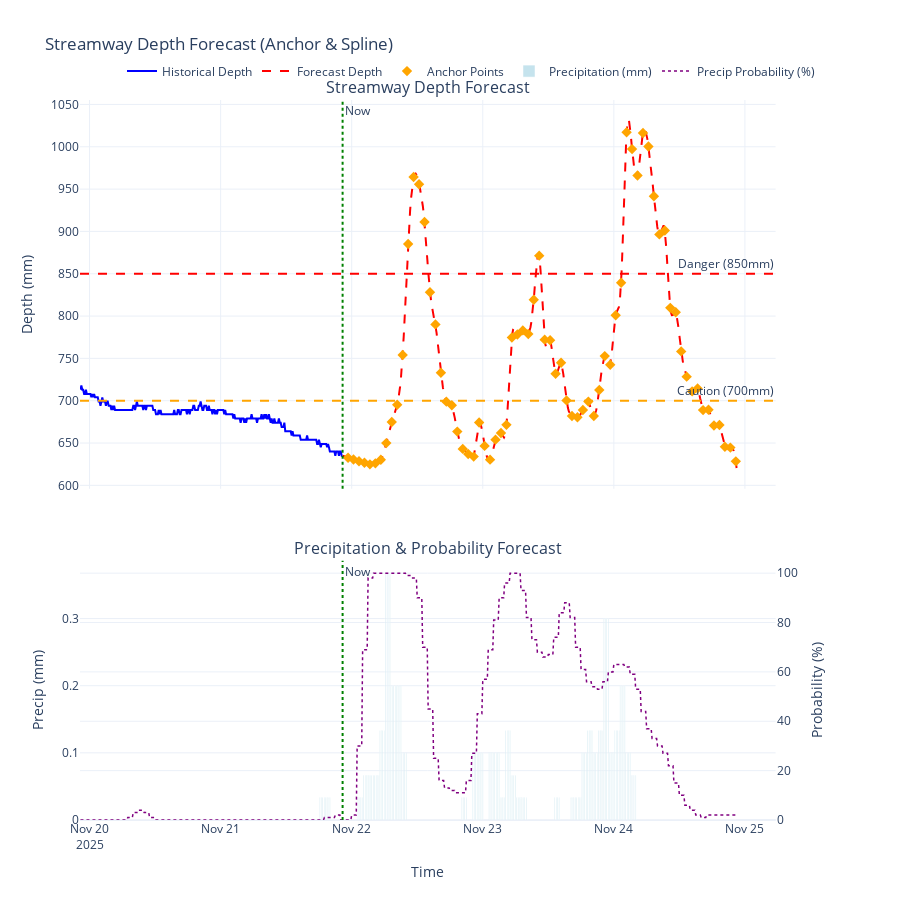

Write notebook code for a chart like this one.
### Code cell
# --- VISUALIZE FORECAST WITH PRECIPITATION & PROBABILITY ---
from plotly.subplots import make_subplots

if not df_forecast.empty:
    # Create subplots: Top for Stream Depth, Bottom for Precipitation (with dual axis)
    fig = make_subplots(
        rows=2, cols=1, 
        shared_xaxes=True, 
        vertical_spacing=0.1,
        subplot_titles=("Streamway Depth Forecast", "Precipitation & Probability Forecast"),
        row_heights=[0.6, 0.4],
        specs=[[{"secondary_y": False}], [{"secondary_y": True}]]
    )
    
    # --- TOP PLOT: STREAM DEPTH ---
    
    # Historical data (last 2 days)
    history_start = start_time - pd.Timedelta(days=2)
    hist_data = df_streamway.loc[history_start:start_time]
    
    fig.add_trace(go.Scatter(
        x=hist_data.index,
        y=hist_data['streamway_depth_mm'],
        name='Historical Depth',
        line=dict(color='blue', width=2)
    ), row=1, col=1)
    
    # Forecast
    fig.add_trace(go.Scatter(
        x=df_forecast.index,
        y=df_forecast['predicted_depth'],
        name='Forecast Depth',
        line=dict(color='red', width=2, dash='dash')
    ), row=1, col=1)
    
    # Anchor points
    if len(anchor_times) > 0:
        fig.add_trace(go.Scatter(
            x=anchor_times,
            y=anchor_predictions,
            name='Anchor Points',
            mode='markers',
            marker=dict(color='orange', size=8, symbol='diamond')
        ), row=1, col=1)
    
    # Danger thresholds
    fig.add_hline(y=700, line_dash="dash", line_color="orange", annotation_text="Caution (700mm)", row=1, col=1)
    fig.add_hline(y=850, line_dash="dash", line_color="red", annotation_text="Danger (850mm)", row=1, col=1)
    
    # --- BOTTOM PLOT: PRECIPITATION & PROBABILITY ---
    
    # Get data for the same range (History + Forecast)
    forecast_end = df_forecast.index.max()
    weather_data = df_merged.loc[history_start:forecast_end]
    
    # 1. Precipitation Amount (Bars) - Primary Y
    fig.add_trace(go.Bar(
        x=weather_data.index,
        y=weather_data['precip_15min'],
        name='Precipitation (mm)',
        marker_color='lightblue',
        opacity=0.7
    ), row=2, col=1, secondary_y=False)
    
    # 2. Precipitation Probability (Line) - Secondary Y
    # Note: 'precip_prob' might be hourly, so we might see steps. 
    # If it's already ffilled in df_merged, it's fine.
    if 'precip_prob' in weather_data.columns:
        fig.add_trace(go.Scatter(
            x=weather_data.index,
            y=weather_data['precip_prob'],
            name='Precip Probability (%)',
            line=dict(color='purple', width=1.5, dash='dot'),
            mode='lines'
        ), row=2, col=1, secondary_y=True)
    
    # Add vertical line at "now" to BOTH plots
    fig.add_vline(
        x=start_time.timestamp() * 1000,
        line_dash="dot",
        line_color="green",
        annotation_text="Now"
    )
    
    # Layout
    fig.update_layout(
        title='Streamway Depth Forecast (Anchor & Spline)',
        template='plotly_white',
        height=900,
        hovermode='x unified',
        showlegend=True,
        legend=dict(orientation="h", yanchor="bottom", y=1.02, xanchor="right", x=1)
    )
    
    # Axis labels
    fig.update_yaxes(title_text="Depth (mm)", row=1, col=1)
    fig.update_yaxes(title_text="Precip (mm)", row=2, col=1, secondary_y=False)
    fig.update_yaxes(title_text="Probability (%)", row=2, col=1, secondary_y=True, range=[0, 105])
    fig.update_xaxes(title_text="Time", row=2, col=1)
    
    fig.show()
    
    print(f"\nForecast range: {df_forecast.index.min()} to {df_forecast.index.max()}")
else:
    print("No forecast data to visualize")

### Figure 1 — Plotly figure (JSON) as saved in the notebook; plotly's stock layout.template omitted (floating-point values rounded to 4 significant figures; data arrays with more than 128 entries replaced by an {"elided": "..."} marker saying what was removed)
{"data": [{"line": {"color": "blue", "width": 2}, "name": "Historical Depth", "type": "scatter", "x": {"elided": "289 str values"}, "xaxis": "x", "y": {"elided": "289 float values"}, "yaxis": "y"}, {"line": {"color": "red", "dash": "dash", "width": 2}, "name": "Forecast Depth", "type": "scatter", "x": {"elided": "433 str values"}, "xaxis": "x", "y": {"elided": "433 float values"}, "yaxis": "y"}, {"marker": {"color": "orange", "size": 8, "symbol": "diamond"}, "mode": "markers", "name": "Anchor Points", "type": "scatter", "x": ["2025-11-21T23:20:00", "2025-11-22T00:20:00", "2025-11-22T01:20:00", "2025-11-22T02:20:00", "2025-11-22T03:20:00", "2025-11-22T04:20:00", "2025-11-22T05:20:00", "2025-11-22T06:20:00", "2025-11-22T07:20:00", "2025-11-22T08:20:00", "2025-11-22T09:20:00", "2025-11-22T10:20:00", "2025-11-22T11:20:00", "2025-11-22T12:20:00", "2025-11-22T13:20:00", "2025-11-22T14:20:00", "2025-11-22T15:20:00", "2025-11-22T16:20:00", "2025-11-22T17:20:00", "2025-11-22T18:20:00", "2025-11-22T19:20:00", "2025-11-22T20:20:00", "2025-11-22T21:20:00", "2025-11-22T22:20:00", "2025-11-22T23:20:00", "2025-11-23T00:20:00", "2025-11-23T01:20:00", "2025-11-23T02:20:00", "2025-11-23T03:20:00", "2025-11-23T04:20:00", "2025-11-23T05:20:00", "2025-11-23T06:20:00", "2025-11-23T07:20:00", "2025-11-23T08:20:00", "2025-11-23T09:20:00", "2025-11-23T10:20:00", "2025-11-23T11:20:00", "2025-11-23T12:20:00", "2025-11-23T13:20:00", "2025-11-23T14:20:00", "2025-11-23T15:20:00", "2025-11-23T16:20:00", "2025-11-23T17:20:00", "2025-11-23T18:20:00", "2025-11-23T19:20:00", "2025-11-23T20:20:00", "2025-11-23T21:20:00", "2025-11-23T22:20:00", "2025-11-23T23:20:00", "2025-11-24T00:20:00", "2025-11-24T01:20:00", "2025-11-24T02:20:00", "2025-11-24T03:20:00", "2025-11-24T04:20:00", "2025-11-24T05:20:00", "2025-11-24T06:20:00", "2025-11-24T07:20:00", "2025-11-24T08:20:00", "2025-11-24T09:20:00", "2025-11-24T10:20:00", "2025-11-24T11:20:00", "2025-11-24T12:20:00", "2025-11-24T13:20:00", "2025-11-24T14:20:00", "2025-11-24T15:20:00", "2025-11-24T16:20:00", "2025-11-24T17:20:00", "2025-11-24T18:20:00", "2025-11-24T19:20:00", "2025-11-24T20:20:00", "2025-11-24T21:20:00", "2025-11-24T22:20:00"], "xaxis": "x", "y": [632.7, 630.5, 628.6, 626.7, 624.8, 626.0, 630.2, 649.9, 674.8, 695.2, 754.0, 885.1, 964.3, 955.7, 911.1, 828.2, 790.2, 733.1, 698.9, 694.6, 663.5, 643.1, 637.1, 634.0, 674.3, 646.7, 630.4, 654.0, 661.9, 671.5, 774.6, 778.3, 783.1, 778.9, 819.2, 871.4, 772.1, 771.5, 731.9, 744.9, 700.4, 681.9, 680.4, 689.1, 699.0, 682.0, 712.7, 752.7, 742.5, 800.9, 839.5, 1017.0, 997.3, 966.0, 1016.0, 1000.0, 941.6, 896.5, 901.0, 809.7, 804.5, 758.3, 728.5, 711.0, 714.6, 688.9, 689.3, 670.7, 671.2, 645.6, 644.6, 628.4], "yaxis": "y"}, {"marker": {"color": "lightblue"}, "name": "Precipitation (mm)", "opacity": 0.7, "type": "bar", "x": {"elided": "721 str values"}, "xaxis": "x2", "y": {"elided": "721 float values"}, "yaxis": "y2"}, {"line": {"color": "purple", "dash": "dot", "width": 1.5}, "mode": "lines", "name": "Precip Probability (%)", "type": "scatter", "x": {"elided": "721 str values"}, "xaxis": "x2", "y": {"elided": "721 float values"}, "yaxis": "y3"}], "layout": {"annotations": [{"font": {"size": 16}, "showarrow": false, "text": "Streamway Depth Forecast", "x": 0.47, "xanchor": "center", "xref": "paper", "y": 1, "yanchor": "bottom", "yref": "paper"}, {"font": {"size": 16}, "showarrow": false, "text": "Precipitation & Probability Forecast", "x": 0.47, "xanchor": "center", "xref": "paper", "y": 0.36, "yanchor": "bottom", "yref": "paper"}, {"showarrow": false, "text": "Caution (700mm)", "x": 1, "xanchor": "right", "xref": "x domain", "y": 700, "yanchor": "bottom", "yref": "y"}, {"showarrow": false, "text": "Danger (850mm)", "x": 1, "xanchor": "right", "xref": "x domain", "y": 850, "yanchor": "bottom", "yref": "y"}, {"showarrow": false, "text": "Now", "x": 1763763600000, "xanchor": "left", "xref": "x", "y": 1, "yanchor": "top", "yref": "y domain"}, {"showarrow": false, "text": "Now", "x": 1763763600000, "xanchor": "left", "xref": "x2", "y": 1, "yanchor": "top", "yref": "y2 domain"}], "height": 900, "hovermode": "x unified", "legend": {"orientation": "h", "x": 1, "xanchor": "right", "y": 1.02, "yanchor": "bottom"}, "shapes": [{"line": {"color": "orange", "dash": "dash"}, "type": "line", "x0": 0, "x1": 1, "xref": "x domain", "y0": 700, "y1": 700, "yref": "y"}, {"line": {"color": "red", "dash": "dash"}, "type": "line", "x0": 0, "x1": 1, "xref": "x domain", "y0": 850, "y1": 850, "yref": "y"}, {"line": {"color": "green", "dash": "dot"}, "type": "line", "x0": 1763763600000, "x1": 1763763600000, "xref": "x", "y0": 0, "y1": 1, "yref": "y domain"}, {"line": {"color": "green", "dash": "dot"}, "type": "line", "x0": 1763763600000, "x1": 1763763600000, "xref": "x2", "y0": 0, "y1": 1, "yref": "y2 domain"}], "showlegend": true, "title": {"text": "Streamway Depth Forecast (Anchor & Spline)"}, "xaxis": {"anchor": "y", "domain": [0, 0.94], "matches": "x2", "showticklabels": false}, "xaxis2": {"anchor": "y2", "domain": [0, 0.94], "title": {"text": "Time"}}, "yaxis": {"anchor": "x", "domain": [0.46, 1], "title": {"text": "Depth (mm)"}}, "yaxis2": {"anchor": "x2", "domain": [0, 0.36], "title": {"text": "Precip (mm)"}}, "yaxis3": {"anchor": "x2", "overlaying": "y2", "range": [0, 105], "side": "right", "title": {"text": "Probability (%)"}}}}
